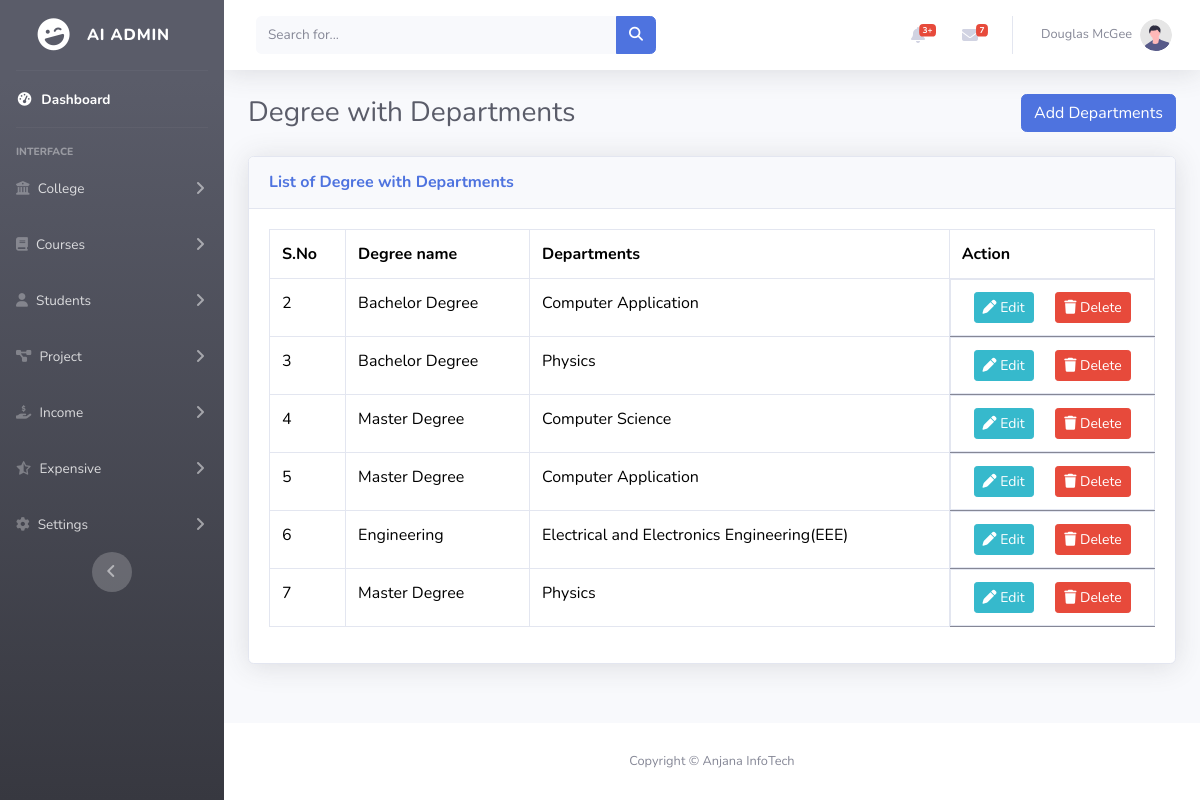
The page /department.php on the database its author committed.
### tables this page shows
CREATE TABLE `department` (
  `id` int(11) NOT NULL,
  `degree_id` int(11) NOT NULL,
  `dptname` varchar(100) NOT NULL
);

CREATE TABLE `adddegree` (
  `id` int(11) NOT NULL,
  `degreename` varchar(100) NOT NULL
);

### department.php (the view, shortened to what this page needs)
<!DOCTYPE html>
<html lang="en">
<head>
    <link href="vendor/fontawesome-free/css/all.min.css" rel="stylesheet" type="text/css">
    <link rel="stylesheet" href="https://cdnjs.cloudflare.com/ajax/libs/font-awesome/6.6.0/css/all.min.css" />
    <link href="https://cdn.jsdelivr.net/npm/bootstrap@5.3.3/dist/css/bootstrap.min.css" rel="stylesheet">
    <link href="css/sb-admin-2.min.css" rel="stylesheet">
</head>
<body id="page-top">
    <div id="wrapper">
        <?php
        include('./nav.php');
        ?>
        <div id="content-wrapper" class="d-flex flex-column">
            <div id="content">
                <?php
                include('./topbar.php');
                ?>
                <div class="container-fluid">
                    <div class="d-sm-flex align-items-center justify-content-between mb-4">
                        <h1 class="h3 mb-0 text-gray-800">Degree with Departments</h1>
                        <div class="text-end">
                            <button class="btn btn-primary" type="button">
                                <a href="addDepartment.php" style="text-decoration: none;color:white;">Add Departments</a>
                            </button>
                        </div>
                    </div>
                    <?php
                    include('./db.php');
                    $se = "SELECT * FROM department";
                    $ex = mysqli_query($db, $se);
                    ?>
                    <div class="card shadow mb-4">
                        <div class="card-header py-3">
                            <h6 class="m-0 font-weight-bold text-primary">List of Degree with Departments</h6>
                        </div>
                        <div class="card-body">
                            <div class="table-responsive">
                                <table class='table table-bordered' id='dataTable' width='100%' cellspacing='0'>
                                    <tr>
                                        <th>S.No</th>
                                        <th>Degree name</th>
                                        <th>Departments</th>
                                        <th>Action</th>
                                    </tr>
                                    <?php
                                    while ($row = mysqli_fetch_assoc($ex)) { ?>
                                        <tr id='tr'>
                                            <td id='degree_id'><?php echo $row['id'] ?></td>
                                            <?php $degree_name = mysqli_fetch_assoc(mysqli_query($db, "select degreename from adddegree where id='$row[degree_id]'")); ?>
                                            <td id='degree-name'><?php echo $degree_name['degreename'] ?></td>
                                            <td id='department-name'><?php echo $row['dptname'] ?></td>
                                            <td class="d-flex justify-content-around ">
                                                <a href="addDepartment.php?id=<?php echo $row['id']; ?>" class="btn btn-info btn-sm"><i class="fa-solid fa-pen" style="color: #ffffff;"></i> Edit</a>
                                                <form action="addDepartment.php" method="POST">
                                                    <a href="addDepartment.php?id=<?php echo $row['id']; ?>" class="btn btn-danger btn-sm" name="delete"><i class="fa-solid fa-trash" style="color: #ffffff;"></i> Delete</a>
                                                </form>
                                            </td>
                                        </tr>
                                    <?php } ?>
                                </table>
                            </div>
                        </div>
                    </div>
                </div>
            </div>
            <footer class="sticky-footer bg-white">
                <div class="container my-auto">
                    <div class="copyright text-center my-auto">
                        <span>Copyright &copy; Anjana InfoTech</span>
                    </div>
                </div>
            </footer>
        </div>
    </div>
</body>
</html>

### rows shown on the page
department: id "2", adddegree.degreename "Bachelor Degree", dptname "Computer Application"
department: id "3", adddegree.degreename "Bachelor Degree", dptname "Physics"
department: id "4", adddegree.degreename "Master Degree", dptname "Computer Science"
department: id "5", adddegree.degreename "Master Degree", dptname "Computer Application"
department: id "6", adddegree.degreename "Engineering", dptname "Electrical and Electronics Engineering(EEE)"
department: id "7", adddegree.degreename "Master Degree", dptname "Physics"
